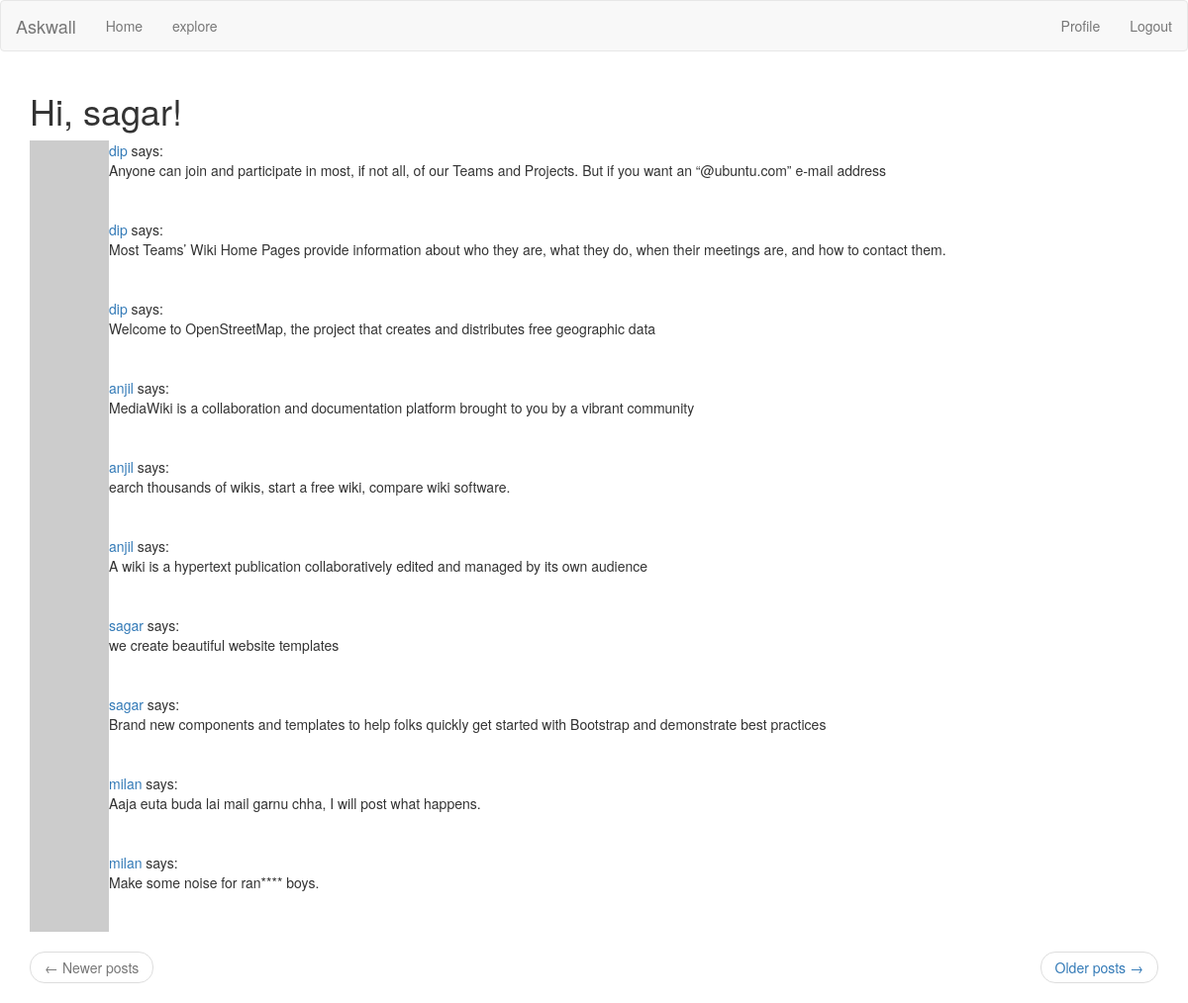
Page /explore (signed in) on the committed database.
### app/models.py (models this page shows, shortened)
class User(UserMixin, db.Model):
	id = db.Column(db.Integer, primary_key= True)
	username = db.Column(db.String(64), index = True)
	email = db.Column(db.String(120), index = True)
	password_hash = db.Column(db.String(128))
	posts = db.relationship('Post', backref='author', lazy='dynamic')
	about_me = db.Column(db.String(150))
	last_seen = db.Column(db.DateTime, default=datetime.utcnow)
	followed = db.relationship(
		'User', secondary=followers,
		primaryjoin = (followers.c.follower_id == id),
		secondaryjoin = (followers.c.followed_id == id),
		backref = db.backref('followers', lazy='dynamic'), lazy ='dynamic')
	def avatar(self, size):
		digest = md5(self.email.lower().encode('utf-8')).hexdigest()
		return 'http://www.gravatar.com/avatar/{}?d=identicon&s={}'.format(digest, size)

class Post(db.Model):
	id = db.Column(db.Integer, primary_key = True)
	body = db.Column(db.String(140))
	timestamp = db.Column(db.DateTime, index= True, default=datetime.utcnow)
	user_id = db.Column(db.Integer, db.ForeignKey('user.id'))

### app/routes.py (the view)
@app.route('/explore')
@login_required
def explore():
	page = request.args.get('page', 1, type=int)
	posts = Post.query.order_by(Post.timestamp.desc()).paginate(
		page, app.config['POSTS_PER_PAGE'], False)
	next_url = url_for('index', page=posts.next_num) if posts.has_next else None
	prev_url = url_for('index', page = posts.prev_num) if posts.has_prev else None
	return render_template('index.html', title='explore', posts = posts.items, next_url=next_url, prev_url = prev_url)

### app/models.py (called while the page is built)
@login.user_loader
def load_user(id):
	return User.query.get(int(id))

### app/routes.py (called while the page is built)
@app.before_request
def before_request():
	if current_user.is_authenticated:
		current_user.last_seen = datetime.utcnow()
		db.session.commit()

### app/templates/index.html (shortened to what this page needs)
{% extends "base.html" %}
{% import 'bootstrap/wtf.html' as wtf %}
{% block app_content %}
    <h1>Hi, {{ current_user.username }}!</h1>
    {% for post in posts %}
        {% include '_post.html' %}
    {% endfor %}
    <nav aria-label="...">
        <ul class="pager">
            <li class="previous{% if not prev_url %} disabled{% endif %}">
                <a href="{{ prev_url or '#' }}">
                    <span aria-hidden="true">&larr;</span> Newer posts
                </a>
            </li>
            <li class="next{% if not next_url %} disabled{% endif %}">
                <a href="{{ next_url or '#' }}">
                    Older posts <span aria-hidden="true">&rarr;</span>
                </a>
            </li>
        </ul>
    </nav>
{% endblock %}

### app/templates/_post.html (shortened to what this page needs)
<table>
    <tr valign="top">
        <td><img src="{{ post.author.avatar(36) }}"></td>
        <td><a href="{{ url_for('user', username=post.author.username) }}">{{ post.author.username }}</a> says:<br>{{ post.body }}</td>
    </tr>
</table>

### rows in the picture
User: username "sagar"
Post: author.username "dip", body "Anyone can join and participate in most, if not all, of our Teams and Projects. But if you want an “@ubuntu.com” e-mail address"
Post: author.username "dip", body "Most Teams’ Wiki Home Pages provide information about who they are, what they do, when their meetings are, and how to contact them."
Post: author.username "dip", body "Welcome to OpenStreetMap, the project that creates and distributes free geographic data"
Post: author.username "anjil", body "MediaWiki is a collaboration and documentation platform brought to you by a vibrant community"
Post: author.username "anjil", body "earch thousands of wikis, start a free wiki, compare wiki software."
Post: author.username "anjil", body "A wiki is a hypertext publication collaboratively edited and managed by its own audience"
Post: author.username "sagar", body "we create beautiful website templates"
Post: author.username "sagar", body "Brand new components and templates to help folks quickly get started with Bootstrap and demonstrate best practices"
Post: author.username "milan", body "Aaja euta buda lai mail garnu chha, I will post what happens."
Post: author.username "milan", body "Make some noise for ran**** boys."
